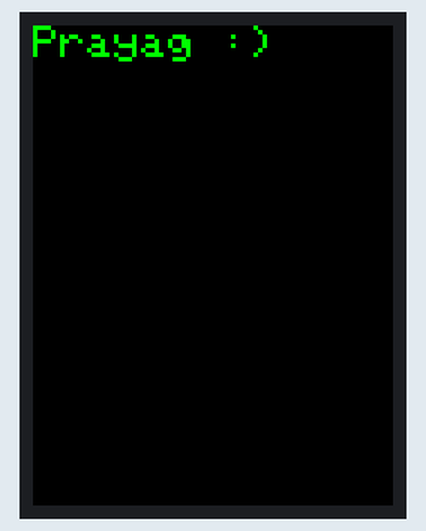
Recording of a sketch running on a simulated Arduino Uno, built with avr-gcc and run on an emulated ATmega328P. Shown: 240×320 colour display.

Above: at 0.3 s.

The sketch:

ELEGOO_Print_Name.ino
```cpp
#include <Elegoo_GFX.h>    // Core graphics library
#include <Elegoo_TFTLCD.h> // Hardware-specific library

#define LCD_CS A3 // Chip Select goes to Analog 3
#define LCD_CD A2 // Command/Data goes to Analog 2
#define LCD_WR A1 // LCD Write goes to Analog 1
#define LCD_RD A0 // LCD Read goes to Analog 0

#define LCD_RESET A4

// Assign human-readable names to some common 16-bit color values:
#define	BLACK   0x0000
#define	BLUE    0x001F
#define	RED     0xF800
#define	GREEN   0x07E0
#define CYAN    0x07FF
#define MAGENTA 0xF81F
#define YELLOW  0xFFE0
#define WHITE   0xFFFF

Elegoo_TFTLCD tft(LCD_CS, LCD_CD, LCD_WR, LCD_RD, LCD_RESET); // create tft object

void setup(void) {
  uint16_t identifier = tft.readID();
  tft.begin(identifier);
}

void loop(void) {
  tft.fillScreen(BLACK);
  tft.setCursor(0, 0);

  tft.setTextColor(GREEN);
  tft.setTextSize(3);
  tft.println("Prayag :)");
  delay(10000);
}
```

Measured:
- what the display in image 0 shows lasts 10.0 s, from 0.2 s to 10.2 s
